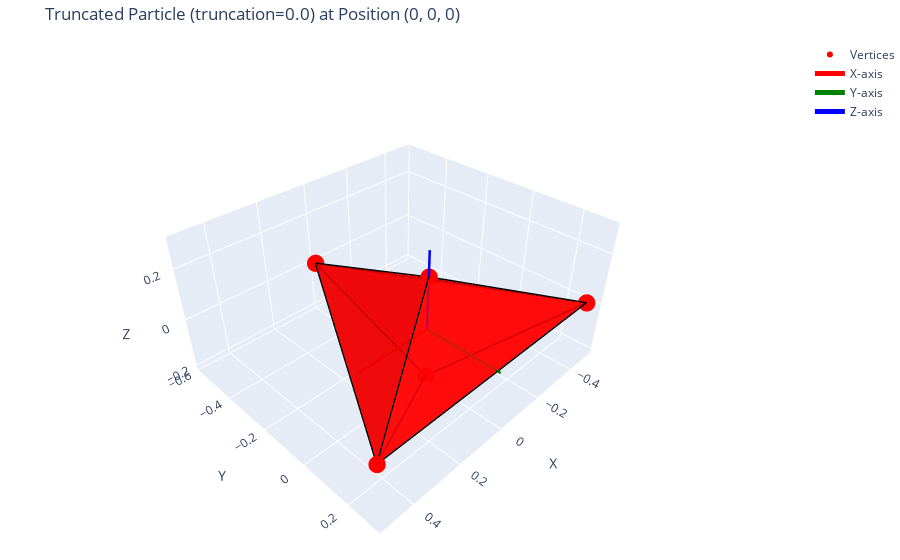

The notebook cell this image was saved under:
### Code cell
plot_truncated_particle(
    pos=(0, 0, 0),  # center position
    quat=(1, 0, 0, 0),  # no rotation
    shape_vertices=shape_vertices,
    shape_color=shape_color,
    truncation_factor=0.0,  # or 0.0 for non-truncated bipyramid
    plot_type='both',  # 'surface', 'wireframe', or 'both'
    show_axes=True
)

### Figure 1 — Plotly figure (JSON) as saved in the notebook; plotly's stock layout.template omitted (floating-point values rounded to 4 significant figures)
{"data": [{"color": "rgba(255,0,0,1.0)", "flatshading": true, "i": [6, 6, 6, 0, 0, 0], "j": [1, 5, 5, 1, 5, 5], "k": [3, 3, 1, 3, 3, 1], "name": "Surface", "opacity": 0.8, "showscale": false, "type": "mesh3d", "x": [0.0, 0.5, 0.0, -0.5, 0.0, 0.0, 0.0, 0.5, 0.0, -0.5, 0.0, 0.0, -0.5, 0.0, 0.0, 0.5, 0.5, -0.5], "y": [0.0, 0.2887, 0.0, 0.2887, 0.0, -0.5774, 0.0, 0.2887, 0.0, 0.2887, 0.0, -0.5774, 0.2887, -0.5774, -0.5774, 0.2887, 0.2887, 0.2887], "z": [0.2041, 0.0, 0.2041, 0.0, 0.2041, 0.0, -0.2041, 0.0, -0.2041, 0.0, -0.2041, 0.0, 0.0, 0.0, 0.0, 0.0, 0.0, 0.0]}, {"line": {"color": "black", "width": 3}, "mode": "lines", "name": "Wireframe", "showlegend": false, "type": "scatter3d", "x": [0, 0.5], "y": [0, 0.2887], "z": [0.2041, 0]}, {"line": {"color": "black", "width": 3}, "mode": "lines", "name": "Wireframe", "showlegend": false, "type": "scatter3d", "x": [0.5, 0], "y": [0.2887, -0.5774], "z": [0, 0]}, {"line": {"color": "black", "width": 3}, "mode": "lines", "name": "Wireframe", "showlegend": false, "type": "scatter3d", "x": [0, -0.5], "y": [0, 0.2887], "z": [0.2041, 0]}, {"line": {"color": "black", "width": 3}, "mode": "lines", "name": "Wireframe", "showlegend": false, "type": "scatter3d", "x": [0, 0], "y": [-0.5774, 0], "z": [0, -0.2041]}, {"line": {"color": "black", "width": 3}, "mode": "lines", "name": "Wireframe", "showlegend": false, "type": "scatter3d", "x": [0, 0], "y": [0, -0.5774], "z": [0.2041, 0]}, {"line": {"color": "black", "width": 3}, "mode": "lines", "name": "Wireframe", "showlegend": false, "type": "scatter3d", "x": [-0.5, 0], "y": [0.2887, 0], "z": [0, -0.2041]}, {"line": {"color": "black", "width": 3}, "mode": "lines", "name": "Wireframe", "showlegend": false, "type": "scatter3d", "x": [0.5, 0], "y": [0.2887, 0], "z": [0, -0.2041]}, {"line": {"color": "black", "width": 3}, "mode": "lines", "name": "Wireframe", "showlegend": false, "type": "scatter3d", "x": [0.5, -0.5], "y": [0.2887, 0.2887], "z": [0, 0]}, {"line": {"color": "black", "width": 3}, "mode": "lines", "name": "Wireframe", "showlegend": false, "type": "scatter3d", "x": [-0.5, 0], "y": [0.2887, -0.5774], "z": [0, 0]}, {"marker": {"color": "red", "size": 6}, "mode": "markers", "name": "Vertices", "text": ["V0", "V1", "V2", "V3", "V4", "V5", "V6", "V7", "V8", "V9", "V10", "V11", "V12", "V13", "V14", "V15", "V16", "V17"], "type": "scatter3d", "x": [0.0, 0.5, 0.0, -0.5, 0.0, 0.0, 0.0, 0.5, 0.0, -0.5, 0.0, 0.0, -0.5, 0.0, 0.0, 0.5, 0.5, -0.5], "y": [0.0, 0.2887, 0.0, 0.2887, 0.0, -0.5774, 0.0, 0.2887, 0.0, 0.2887, 0.0, -0.5774, 0.2887, -0.5774, -0.5774, 0.2887, 0.2887, 0.2887], "z": [0.2041, 0.0, 0.2041, 0.0, 0.2041, 0.0, -0.2041, 0.0, -0.2041, 0.0, -0.2041, 0.0, 0.0, 0.0, 0.0, 0.0, 0.0, 0.0]}, {"line": {"color": "red", "width": 5}, "mode": "lines", "name": "X-axis", "type": "scatter3d", "x": [0, 0.3], "y": [0, 0], "z": [0, 0]}, {"line": {"color": "green", "width": 5}, "mode": "lines", "name": "Y-axis", "type": "scatter3d", "x": [0, 0], "y": [0, 0.3], "z": [0, 0]}, {"line": {"color": "blue", "width": 5}, "mode": "lines", "name": "Z-axis", "type": "scatter3d", "x": [0, 0], "y": [0, 0], "z": [0, 0.3]}], "layout": {"margin": {"b": 0, "l": 0, "r": 0, "t": 40}, "scene": {"aspectmode": "data", "camera": {"eye": {"x": 1.5, "y": 1.5, "z": 1.5}}, "xaxis": {"title": {"text": "X"}}, "yaxis": {"title": {"text": "Y"}}, "zaxis": {"title": {"text": "Z"}}}, "showlegend": true, "title": {"text": "Truncated Particle (truncation=0.0) at Position (0, 0, 0)"}}}
